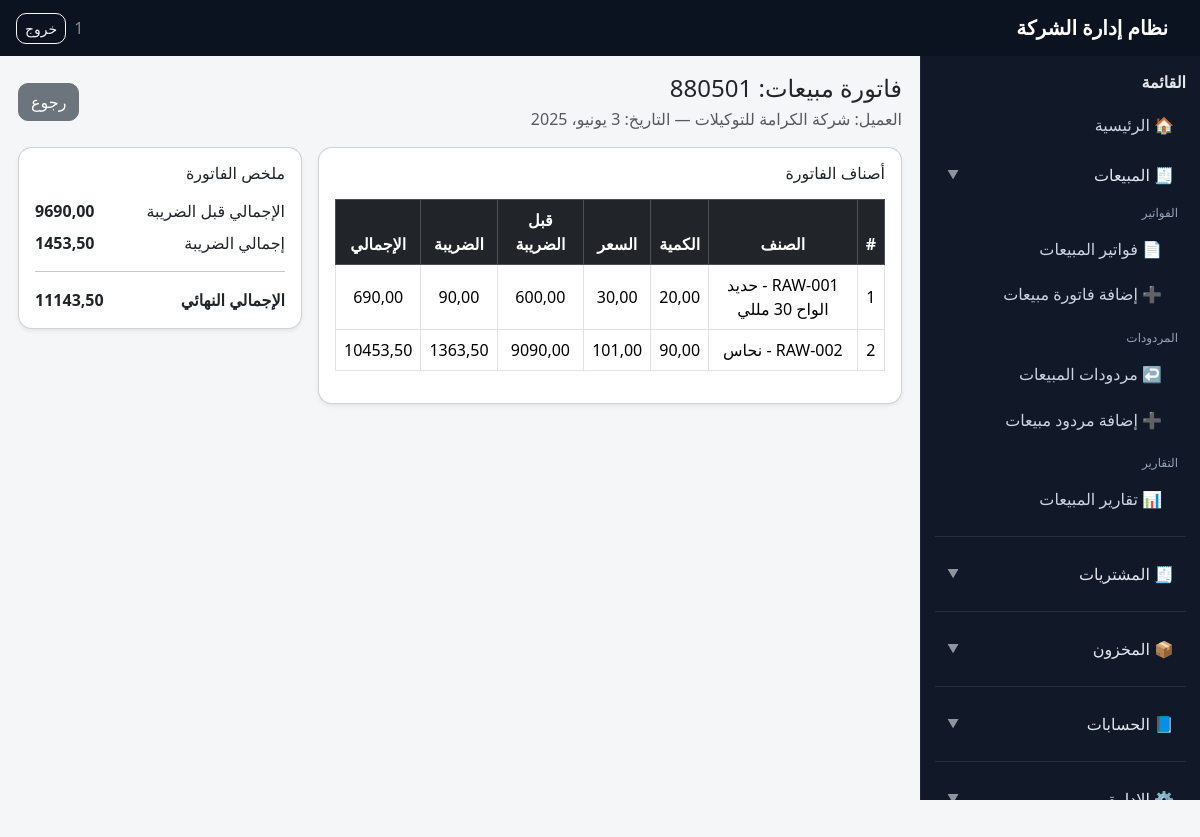
The page /app/sales/invoices/6/ (signed in) on the database its author committed.
### sales/models.py (models this page shows, shortened)
class SalesInvoice(models.Model):
    number = models.CharField(max_length=20, unique=True, null=True, blank=True)
    date = models.DateField()
    customer = models.ForeignKey(Customer, on_delete=models.CASCADE)
    warehouse = models.ForeignKey(Warehouse, on_delete=models.CASCADE)
    sales_rep = models.ForeignKey('sales.SalesRepresentative', on_delete=models.SET_NULL, null=True, blank=True)
    journal_entry = models.OneToOneField(
        JournalEntry, null=True, blank=True, on_delete=models.SET_NULL, related_name='sales_invoice'
    )
    is_posted = models.BooleanField(default=False)
    total_before_tax_value = models.DecimalField(max_digits=12, decimal_places=2, default=0)
    total_tax_value = models.DecimalField(max_digits=12, decimal_places=2, default=0)
    total_with_tax_value = models.DecimalField(max_digits=12, decimal_places=2, default=0)
    class Meta:
        verbose_name = "فاتورة مبيعات"
        verbose_name_plural = "فاتورة مبيعات"

class Customer(models.Model):
    code = models.CharField(max_length=20, unique=True, blank=True)
    name = models.CharField(max_length=100)
    tax_number = models.CharField(max_length=50, verbose_name="الرقم الضريبي", blank=True, null=True)
    group = models.ForeignKey(CustomerGroup, on_delete=models.CASCADE)
    opening_debit = models.DecimalField(max_digits=10, decimal_places=2, default=0)
    opening_credit = models.DecimalField(max_digits=10, decimal_places=2, default=0)
    phone = models.CharField(max_length=50, blank=True, null=True)
    email = models.EmailField(blank=True, null=True)
    address = models.CharField(max_length=50, blank=True, null=True)
    account = models.ForeignKey(Account, on_delete=models.PROTECT, related_name='customers_account', verbose_name="حساب العميل")
    sales_account = models.ForeignKey(Account, on_delete=models.PROTECT, related_name='customers_sales_account', verbose_name="حساب المبيعات")
    vat_account = models.ForeignKey(Account, on_delete=models.PROTECT, related_name='customers_vat_account', verbose_name="حساب الضريبة")
    cost_of_sales_account = models.ForeignKey(Account, on_delete=models.SET_NULL, null=True, blank=True, related_name='cost_of_sales_customers', verbose_name="حساب تكلفة البضاعة المباعة")
    class Meta:
        verbose_name = "عميل"
        verbose_name_plural = "العملاء"
    def __str__(self):
        return self.name

class SalesInvoiceItem(models.Model):
    invoice = models.ForeignKey(SalesInvoice, on_delete=models.CASCADE, related_name='items')
    product = models.ForeignKey(Product, on_delete=models.CASCADE)
    quantity = models.DecimalField(max_digits=10, decimal_places=2, null=True, blank=True)
    unit_price = models.DecimalField(max_digits=10, decimal_places=2, null=True, blank=True)
    tax_rate = models.DecimalField(max_digits=5, decimal_places=2, default=Decimal("15.00"))
    total_before_tax = models.DecimalField(max_digits=12, decimal_places=2, default=0)
    tax_amount = models.DecimalField(max_digits=12, decimal_places=2, default=0)
    total_with_tax = models.DecimalField(max_digits=12, decimal_places=2, default=0)

### inventory/models.py (models this page shows, shortened)
class Product(models.Model):
    PRODUCT_TYPES = (
        ('raw', 'مواد خام'),
        ('semi', 'نصف مصنع'),
        ('finished', 'منتج نهائي'),
        ('SCRAP', 'خردة- سكراب'),
    )
    PRICING_METHODS = (
        ('fifo', 'الوارد أولاً يصرف أولاً'),
        ('average', 'متوسط التكلفة'),
    )
    code = models.CharField(max_length=20, unique=True)
    name = models.CharField(max_length=100)
    product_type = models.CharField(max_length=10, choices=PRODUCT_TYPES)
    base_unit = models.ForeignKey(Unit, on_delete=models.PROTECT, related_name='base_products', null=True, blank=True)
    large_unit = models.ForeignKey(Unit, related_name='large_unit_products', on_delete=models.PROTECT)
    small_unit = models.ForeignKey(Unit, related_name='small_unit_products', on_delete=models.PROTECT)
    conversion_factor = models.DecimalField(max_digits=10, decimal_places=4)
    class Meta:
        verbose_name = "منتج"
        verbose_name_plural = "المنتجات"
    pricing_method = models.CharField(
        max_length=10,
        choices=PRICING_METHODS,
        default='fifo',
        verbose_name='طريقة احتساب التكلفة'
    )
    bom_components = models.ManyToManyField(
        'inventory.Component',
        through='manufacturing.DefaultComponent',
        related_name='used_in_products'
    )
    average_cost = models.DecimalField(max_digits=10, decimal_places=2, default=Decimal('0.00'))
    def __str__(self):
        return f"{self.code} - {self.name}"

### portal/views.py (the view)
# urls.py: path('invoices/<int:pk>/', views.sales_invoice_detail, name='invoice_detail'),
@login_required
def sales_invoice_detail(request, pk):
    invoice = get_object_or_404(SalesInvoice.objects.select_related("customer"), pk=pk)
    items = invoice.items.select_related("product").all()
    subtotal = 0
    tax_total = 0
    grand_total = 0
    for it in items:
        line_subtotal = getattr(it, "total_before_tax", None)
        if line_subtotal is None:
            line_subtotal = (it.quantity or 0) * (it.unit_price or 0)
        line_tax = getattr(it, "tax_amount", None) or 0
        line_total = line_subtotal + line_tax
        subtotal += line_subtotal
        tax_total += line_tax
        grand_total += line_total
    return render(request, "portal/sales_invoice_detail.html", {
        "invoice": invoice,
        "items": items,
        "subtotal": subtotal,
        "tax_total": tax_total,
        "grand_total": grand_total,
    })

### portal/templates/portal/sales_invoice_detail.html (shortened to what this page needs)
{% extends "portal/base_app.html" %}
{% block content %}
<div class="d-flex justify-content-between align-items-center mb-3">
  <div>
    <h4 class="mb-1">فاتورة مبيعات: {{ invoice.number }}</h4>
    <div class="text-muted">العميل: {{ invoice.customer }} — التاريخ: {{ invoice.date }}</div>
  </div>
  <div class="d-flex gap-2">
    <a class="btn btn-secondary" href="{% url 'sales_invoice_list' %}">رجوع</a>
  </div>
</div>
<div class="row g-3">
  <div class="col-lg-8">
    <div class="card shadow-sm">
      <div class="card-body">
        <h6 class="mb-3">أصناف الفاتورة</h6>
        <div class="table-responsive">
          <table class="table table-bordered text-center align-middle">
            <thead class="table-dark">
              <tr>
                <th>#</th>
                <th>الصنف</th>
                <th>الكمية</th>
                <th>السعر</th>
                <th>قبل الضريبة</th>
                <th>الضريبة</th>
                <th>الإجمالي</th>
              </tr>
            </thead>
            <tbody>
              {% for it in items %}
              <tr>
                <td>{{ forloop.counter }}</td>
                <td>{{ it.product }}</td>
                <td>{{ it.quantity }}</td>
                <td>{{ it.unit_price }}</td>
                <td>{{ it.total_before_tax|default:"-" }}</td>
                <td>{{ it.tax_amount|default:"-" }}</td>
                <td>
                  {% if it.total_with_tax %}
                    {{ it.total_with_tax }}
                  {% else %}
                    -
                  {% endif %}
                </td>
              </tr>
              {% empty %}
              <tr><td colspan="7">لا توجد أصناف</td></tr>
              {% endfor %}
            </tbody>
          </table>
        </div>
      </div>
    </div>
  </div>
  <div class="col-lg-4">
    <div class="card shadow-sm">
      <div class="card-body">
        <h6 class="mb-3">ملخص الفاتورة</h6>
        <div class="d-flex justify-content-between mb-2">
          <span>الإجمالي قبل الضريبة</span>
          <strong>{{ subtotal }}</strong>
        </div>
        <div class="d-flex justify-content-between mb-2">
          <span>إجمالي الضريبة</span>
          <strong>{{ tax_total }}</strong>
        </div>
        <hr>
        <div class="d-flex justify-content-between">
          <span class="fw-bold">الإجمالي النهائي</span>
          <span class="fw-bold">{{ grand_total }}</span>
        </div>
      </div>
    </div>
  </div>
</div>
{% endblock %}

### portal/templates/portal/base_app.html (shortened to what this page needs)
<!doctype html>
<html lang="ar" dir="rtl">
<head>
  <link href="https://cdn.jsdelivr.net/npm/bootstrap@5.3.3/dist/css/bootstrap.min.css" rel="stylesheet">
  <link href="https://cdn.jsdelivr.net/npm/select2@4.1.0-rc.0/dist/css/select2.min.css" rel="stylesheet"/>
  <link href="https://cdn.jsdelivr.net/npm/select2-bootstrap-5-theme@1.3.0/dist/select2-bootstrap-5-theme.min.css" rel="stylesheet"/>
</head>
<body>
<nav class="navbar topbar">
  <div class="container-fluid px-3">
    <span class="navbar-brand text-white mb-0">نظام إدارة الشركة</span>
    <div class="d-flex align-items-center gap-2">
      <span class="text-white-50">{{ request.user.username }}</span>
      <a href="{% url 'logout' %}" class="btn btn-outline-light btn-sm">خروج</a>
    </div>
  </div>
</nav>
<div class="app-shell">
  <aside class="sidebar">
    <div class="title">القائمة</div>
    <a class="d-block mb-2" href="{% url 'app_home' %}">🏠 الرئيسية</a>
    <button class="nav-btn" type="button"
            data-bs-toggle="collapse"
            data-bs-target="#menuSales"
            aria-expanded="true">
      <span class="label">🧾 المبيعات</span>
      <span class="chev">▼</span>
    </button>
    <div class="collapse show sub" id="menuSales">
      <div class="section mt-2">الفواتير</div>
      <a href="{% url 'app_sales_invoice_list' %}">📄 فواتير المبيعات</a>
      <a href="{% url 'app_sales_invoice_create' %}">➕ إضافة فاتورة مبيعات</a>
      <div class="section">المردودات</div>
      <a href="{% url 'app_sales_return_list' %}">↩️ مردودات المبيعات</a>
      <a href="{% url 'app_sales_return_create' %}">➕ إضافة مردود مبيعات</a>
      <div class="section">التقارير</div>
      <a href="{% url 'app_sales_reports' %}">📊 تقارير المبيعات</a>
    </div>
    <hr class="border-secondary my-3">
    {% with p=request.path %}
    <button class="nav-btn" type="button"
            data-bs-toggle="collapse"
            data-bs-target="#menuPurchases"
            aria-expanded="{% if p|slice:':14' == '/app/purchases/' %}true{% else %}false{% endif %}">
      <span class="label">🧾 المشتريات</span>
      <span class="chev">▼</span>
    </button>
    <hr class="border-secondary my-3">
    {% endwith %}
    {% with p=request.path %}
    <button class="nav-btn" type="button"
            data-bs-toggle="collapse"
            data-bs-target="#menuInventory"
            aria-expanded="{% if '/app/inventory/' in p %}true{% else %}false{% endif %}">
      <span class="label">📦 المخزون</span>
      <span class="chev">▼</span>
    </button>
    {% endwith %}
    <hr class="border-secondary my-3">
    <button class="nav-btn" type="button" data-bs-toggle="collapse" data-bs-target="#menuAccounts" aria-expanded="false">
      <span class="label">📘 الحسابات</span>
      <span class="chev">▼</span>
    </button>
    <hr class="border-secondary my-3">
    <button class="nav-btn" type="button" data-bs-toggle="collapse" data-bs-target="#menuAdmin" aria-expanded="false">
      <span class="label">⚙️ الإدارة</span>
      <span class="chev">▼</span>
    </button>
  </aside>
  <main class="flex-grow-1" style="min-width:0;">
    <div class="content">
      {% block content %}{% endblock %}
    </div>
  </main>
</div>
</body>
</html>

### portal/templates/portal/base_app.html (style rules this page uses)
:root { --sb:#111827; --sb2:#0b1220; --sbHover:#1f2937; --txt:#e5e7eb; --muted:#94a3b8; --bg:#f5f6f8; }
body { background: var(--bg); }
.app-shell { min-height: 100vh; display:flex; width:100%; }
.sidebar { width: 280px; min-width: 280px; background: var(--sb); color: var(--txt); position: sticky; top: 0; height: calc(100vh - 56px); padding: 14px; overflow:auto; border-left: 1px solid rgba(255,255,255,.06); }
.topbar { background: var(--sb2); color:#fff; height: 56px; }
.content { padding: 18px; width: 100%; min-width: 0; overflow-x: auto; }
.sidebar .title { font-weight:700; margin-bottom: 10px; }
.sidebar a { color:#cbd5e1; text-decoration:none; display:block; padding: 9px 12px; border-radius: 10px; white-space: nowrap; }
.sidebar .section { font-size:12px; color: var(--muted); margin: 14px 8px 6px; }
.sidebar .nav-btn { width:100%; text-align:right; border:0; background: transparent; color: #e2e8f0; padding: 9px 12px; border-radius: 10px; display:flex; align-items:center; justify-content: space-between; }
.sidebar .nav-btn .label { color:#e2e8f0; }
.sidebar .nav-btn .chev { opacity:.6; font-size:12px; }
.sidebar .sub a { padding-right: 24px; margin-top: 4px; color:#cbd5e1; }
.card { border-radius: 14px; }
.btn { border-radius: 10px; }
.table-responsive { overflow-x:auto; -webkit-overflow-scrolling: touch; }
table { width:100%; }
.navbar-brand { font-weight:700; }
.sub a { display:block; padding:.55rem .75rem; border-radius:.5rem; text-decoration:none; }

### rows shown on the page
SalesInvoice: number "880501", customer "شركة الكرامة للتوكيلات", date "3 يونيو، 2025"
SalesInvoiceItem: product "RAW-001 - حديد الواح 30 مللي", quantity "20,00", unit_price "30,00", total_before_tax "600,00", tax_amount "90,00", total_with_tax "690,00"
SalesInvoiceItem: product "RAW-002 - نحاس", quantity "90,00", unit_price "101,00", total_before_tax "9090,00", tax_amount "1363,50", total_with_tax "10453,50"

### other values the page prints
{{ request.user.username }} "1"
{{ subtotal }} "9690,00"
{{ tax_total }} "1453,50"
{{ grand_total }} "11143,50"
